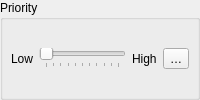
                   <widget class="QgsCollapsibleGroupBox" name="mPriorityGrpBox">
                    <property name="title">
                     <string>Priority</string>
                    </property>
                    <property name="syncGroup" stdset="0">
                     <string notr="true">labelplacementgroup</string>
                    </property>
                    <layout class="QHBoxLayout" name="horizontalLayout_92">
                     <property name="leftMargin">
                      <number>8</number>
                     </property>
                     <property name="rightMargin">
                      <number>8</number>
                     </property>
                     <item>
                      <widget class="QLabel" name="mPriorityLowLabel">
                       <property name="text">
                        <string>Low</string>
                       </property>
                      </widget>
                     </item>
                     <item>
                      <widget class="QSlider" name="mPrioritySlider">
                       <property name="maximum">
                        <number>10</number>
                       </property>
                       <property name="orientation">
                        <enum>Qt::Horizontal</enum>
                       </property>
                       <property name="invertedAppearance">
                        <bool>false</bool>
                       </property>
                       <property name="invertedControls">
                        <bool>false</bool>
                       </property>
                       <property name="tickPosition">
                        <enum>QSlider::TicksBelow</enum>
                       </property>
                       <property name="tickInterval">
                        <number>1</number>
                       </property>
                      </widget>
                     </item>
                     <item>
                      <widget class="QLabel" name="mPriorityHighLabel">
                       <property name="text">
                        <string>High</string>
                       </property>
                      </widget>
                     </item>
                     <item>
                      <widget class="QgsPropertyOverrideButton" name="mPriorityDDBtn">
                       <property name="text">
                        <string>…</string>
                       </property>
                      </widget>
                     </item>
                    </layout>
                   </widget>
